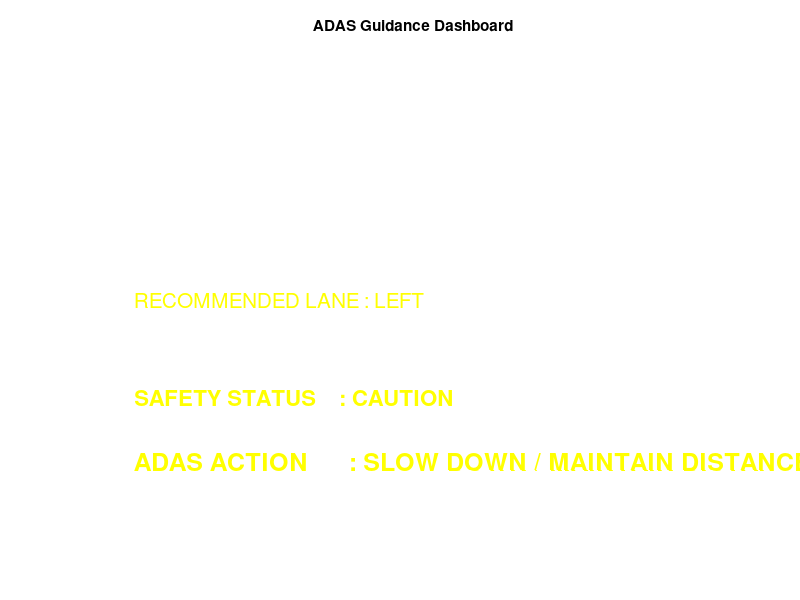

Write the MATLAB code that produced this figure.
clc;
clear;
close all;

%% Vehicle Information

vehicleType = "CAR";
vehicleSpeed = 40;

currentLane = "EGO LANE";
recommendedLane = "LEFT";

distanceAhead = 11.13;

%% ADAS Decision

if distanceAhead < 10

    safetyStatus = "DANGER";
    finalAction = "BRAKE IMMEDIATELY";

elseif distanceAhead < 20

    safetyStatus = "CAUTION";
    finalAction = "SLOW DOWN / MAINTAIN DISTANCE";

elseif vehicleSpeed > 80

    safetyStatus = "WARNING";
    finalAction = "REDUCE SPEED";

elseif currentLane ~= recommendedLane

    safetyStatus = "ADVISORY";
    finalAction = "LANE CHANGE ADVISED";

else

    safetyStatus = "SAFE";
    finalAction = "NORMAL DRIVING";

end

%% Create Dashboard

figure("Color","black");

axis off;

text(0.05,0.90,"ADAS DRIVER ASSISTANCE SYSTEM", ...
    "Color","white","FontSize",20,"FontWeight","bold");

text(0.05,0.78,sprintf("VEHICLE TYPE     : %s",vehicleType), ...
    "Color","white","FontSize",15);

text(0.05,0.68,sprintf("VEHICLE SPEED    : %.1f km/h",vehicleSpeed), ...
    "Color","white","FontSize",15);

text(0.05,0.58,sprintf("CURRENT LANE     : %s",currentLane), ...
    "Color","white","FontSize",15);

text(0.05,0.48,sprintf("RECOMMENDED LANE : %s",recommendedLane), ...
    "Color","yellow","FontSize",15);

text(0.05,0.38,sprintf("DISTANCE AHEAD   : %.2f m",distanceAhead), ...
    "Color","white","FontSize",15);

text(0.05,0.28,sprintf("SAFETY STATUS    : %s",safetyStatus), ...
    "Color","yellow","FontSize",16,"FontWeight","bold");

text(0.05,0.15,sprintf("ADAS ACTION      : %s",finalAction), ...
    "Color","yellow","FontSize",18,"FontWeight","bold");

title("ADAS Guidance Dashboard");
